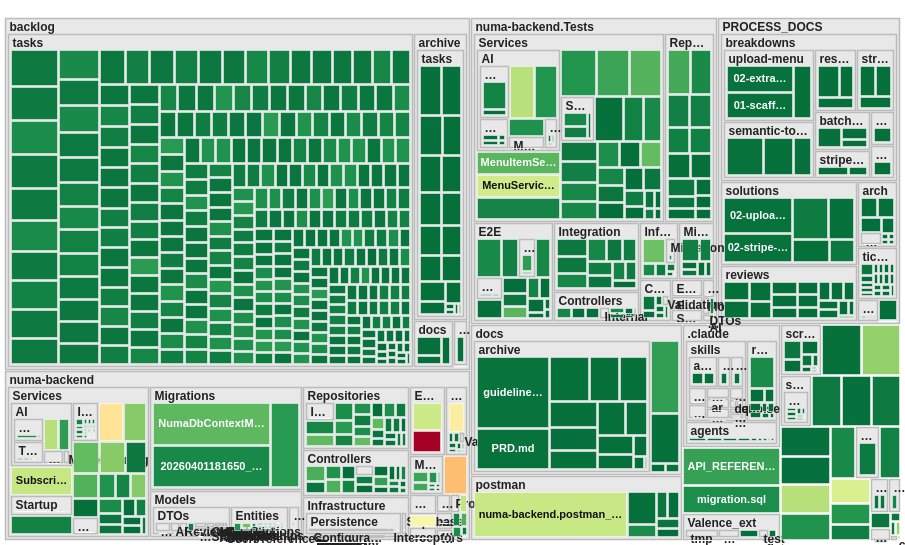

Vega-Lite specification stored for this chart:
### Vega specification from a JSON file in a GitHub repository (floating-point values rounded to 4 significant figures; data arrays with more than 128 entries replaced by an {"elided": "..."} marker saying what was removed)
{"$schema": "https://vega.github.io/schema/vega/v5.json", "description": "Code Hotspot Map — numa-backend-develop", "width": 900, "height": 540, "padding": 2.5, "autosize": "none", "data": [{"name": "tree", "values": {"elided": "1157 records"}, "transform": [{"type": "stratify", "key": "id", "parentKey": "parent"}, {"type": "treemap", "field": "loc", "sort": {"field": "value", "order": "descending"}, "round": true, "method": "squarify", "ratio": 1.618, "size": [{"signal": "width"}, {"signal": "height"}], "paddingInner": 2, "paddingTop": 16, "paddingOuter": 3}]}, {"name": "leaves", "source": "tree", "transform": [{"type": "filter", "expr": "!datum.children"}]}, {"name": "dirs", "source": "tree", "transform": [{"type": "filter", "expr": "datum.depth > 0 && datum.children"}]}], "scales": [{"name": "color", "type": "linear", "domain": {"data": "leaves", "field": "hotspot_score"}, "range": {"scheme": "redyellowgreen"}, "reverse": true, "zero": true}], "legends": [{"fill": "color", "title": "Risk (changes × log LOC)", "type": "gradient", "orient": "right", "gradientLength": 200, "gradientThickness": 14, "titleFontSize": 11, "labelFontSize": 10, "titleLimit": 200}], "marks": [{"type": "rect", "from": {"data": "dirs"}, "encode": {"enter": {"x": {"field": "x0"}, "y": {"field": "y0"}, "x2": {"field": "x1"}, "y2": {"field": "y1"}, "fill": {"value": "#e8e8e8"}, "stroke": {"value": "#bbb"}, "strokeWidth": {"value": 1.5}}}}, {"type": "text", "from": {"data": "dirs"}, "encode": {"enter": {"x": {"field": "x0", "offset": 4}, "y": {"field": "y0", "offset": 12}, "text": {"field": "name"}, "fontSize": {"value": 12}, "fontWeight": {"value": "bold"}, "fill": {"value": "#222"}, "clip": {"value": true}, "limit": {"signal": "datum.x1 - datum.x0 - 8"}}}}, {"type": "rect", "from": {"data": "leaves"}, "encode": {"enter": {"x": {"field": "x0"}, "y": {"field": "y0"}, "x2": {"field": "x1"}, "y2": {"field": "y1"}, "fill": {"scale": "color", "field": "hotspot_score"}, "tooltip": {"signal": "{'File': datum.id, 'Lines of Code': datum.loc, 'Changes': datum.changes, 'Main Author': datum.primary_author, 'Risk Score': datum.hotspot_score}"}}, "update": {"stroke": {"value": "white"}, "strokeWidth": {"value": 0.5}, "fillOpacity": {"value": 1}}, "hover": {"stroke": {"value": "#222"}, "strokeWidth": {"value": 2}, "fillOpacity": {"value": 0.85}, "cursor": {"value": "pointer"}}}}, {"type": "text", "from": {"data": "leaves"}, "encode": {"enter": {"x": {"signal": "(datum.x0 + datum.x1) / 2"}, "y": {"signal": "(datum.y0 + datum.y1) / 2"}, "text": {"signal": "(datum.x1 - datum.x0 > 55 && datum.y1 - datum.y0 > 20) ? datum.name : ''"}, "align": {"value": "center"}, "baseline": {"value": "middle"}, "fontSize": {"value": 11}, "fill": {"signal": "luminance(scale('color', datum.hotspot_score)) > 0.5 ? '#111' : '#fff'"}, "fontWeight": {"value": "bold"}, "clip": {"value": true}, "limit": {"signal": "datum.x1 - datum.x0 - 6"}}}}]}
